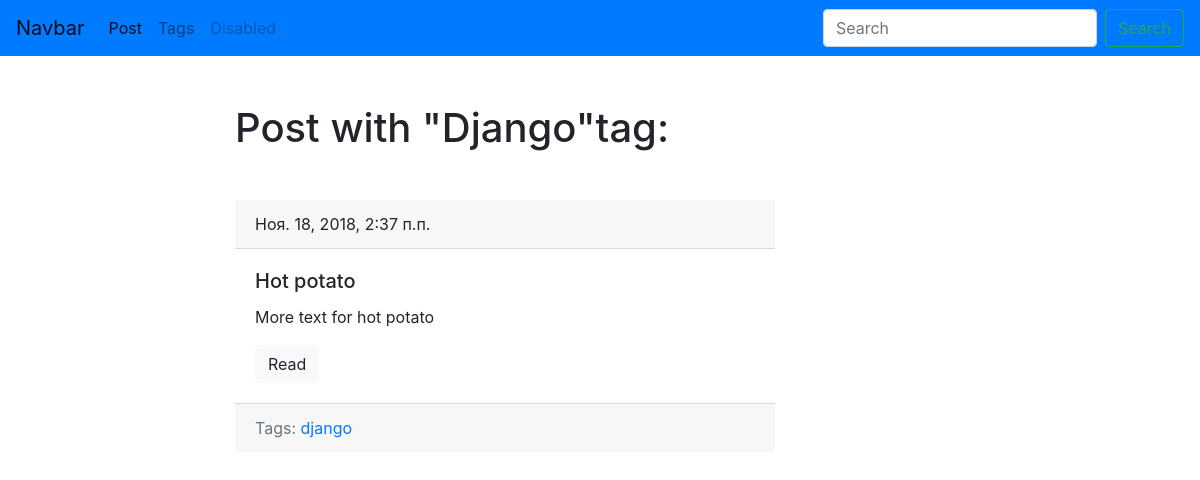
Page /blog/tag/djang/ on the committed database.
### blog/models.py (models this page shows, shortened)
class Tag(models.Model):
    title = models.CharField(max_length=50)
    slug = models.SlugField(max_length=50,unique=True)
    def get_absolute_url(self):
        return reverse('tag_detail_url',kwargs={'slug':self.slug})

class Post(models.Model):
    title = models.CharField(max_length=150,db_index=True)
    slug = models.SlugField(max_length=150,unique=True)
    body = models.TextField(blank=True,db_index=True)
    tags = models.ManyToManyField('Tag',blank=True,related_name='posts')
    date_pub = models.DateTimeField(auto_now_add=True)
    def get_absolute_url(self):
        return reverse('post_detail_url',kwargs={'slug':self.slug})

### blog/views.py (the view)
# urls.py: path('tag/<str:slug>/',TagDetail.as_view(),name="tag_detail_url")
class TagDetail(ObjectDetailMixin,View):
    model = Tag
    template = 'tag_detail.html'

### blog/utils.py (called while the page is built)
    def get(self,request,slug):
        obj = get_object_or_404(self.model,slug__exact=slug)
        return render(request,self.template,context={self.model.__name__.lower():obj})

### blog/templates/tag_detail.html (shortened to what this page needs)
{% extends 'bases/base.html' %}
{% block content %}
    <h1 class="mb-5">Post with "{{ tag.title|title }}"tag:</h1>
    {% for post in tag.posts.all %}
    {% include 'includes/post_card.html' %}
    {% endfor %}
{% endblock %}

### blog/templates/bases/base.html
{% extends 'base.html' %}

### templates/base.html (shortened to what this page needs)
<!DOCTYPE html>
<html lang="en">
<head>
    <link rel="stylesheet" href="https://stackpath.bootstrapcdn.com/bootstrap/4.1.3/css/bootstrap.min.css">
</head>
<body>
        <nav class="navbar navbar-expand-lg navbar-light bg-primary">
                <a class="navbar-brand" href="#">Navbar</a>
                <div class="collapse navbar-collapse" id="navbarSupportedContent">
                  <ul class="navbar-nav mr-auto">
                    <li class="nav-item active">
                      <a class="nav-link" href="{% url 'posts_all' %}">Post <span class="sr-only">(current)</span></a>
                    </li>
                    <li class="nav-item">
                      <a class="nav-link" href="{% url 'tags_list_url' %}">Tags</a>
                    </li>
                    <li class="nav-item">
                      <a class="nav-link disabled" href="#">Disabled</a>
                    </li>
                  </ul>
                  <form class="form-inline my-2 my-lg-0">
                    <input class="form-control mr-sm-2" type="search" placeholder="Search" aria-label="Search">
                    <button class="btn btn-outline-success my-2 my-sm-0" type="submit">Search</button>
                  </form>
                </div>
              </nav>
    <div class="container mt-5">
        <div class="row">
            <div class="col-6 offset-md-2">
                {% block content %}
                {% endblock %}
            </div>
        </div>
    </div>
</body>
</html>

### blog/templates/includes/post_card.html
<div class="card-header">
        {{post.date_pub}}
</div>
<div class="card-body">
    <h5 class="card-title">
        {{post.title}}</h5>
    <p class="card-text">{{ post.body|truncatewords:15 }}</p>
    <a href="{{post.get_absolute_url}}" class=" btn btn-light">Read</a>
    </div>
    <div class="card-footer text-muted">
        Tags:
        {% for tag in post.tags.all %}
        <a href="{{tag.get_absolute_url}}">
            {{ tag.title }}
        </a>
        {% endfor %}
    </div>

### rows in the picture
Tag: title "Django", title "django"
Post: date_pub "Ноя. 18, 2018, 2:37 п.п.", title "Hot potato", body "More text for hot potato"
